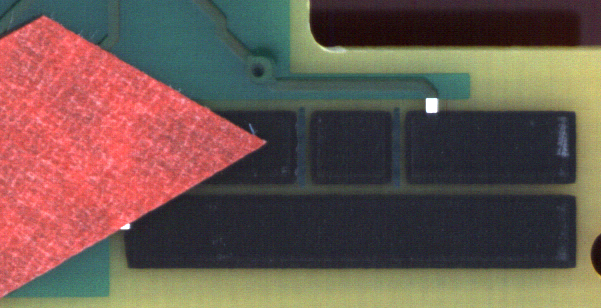
//> input picture fast_deblurring/TM.bmp, 601 x 308 px
$ ./main   (built with g++ and OpenCV 4)
//> lines starting //> are read from the running program, lines starting //| are printed output that depends on the picture
#include <opencv2/opencv.hpp>
#include <iostream>
#include <time.h>
#include "fftw3.h"

using namespace cv;
using namespace std;
#define Iteration_time 5
float const BOUND[] = {0.82, 0.4610, 0.2590,0.1450,0.0820 };
float const LEFT_LINE_P0[] = { 1.08715491833576,1.04404277230246,1.02198575258148,1.01061794069958,1.00489456979082};
float const LEFT_LINE_P1[] = {0.161872978061302,0.0670518176595489,0.0284143580342271,0.0120693414510977,0.00505846638184741 };
float const RIGHT_LINE_P0[] = {1.08715491833576,1.04404277230246,1.02198575258148,1.01061794069958,1.00489456979082 };
float const RIGHT_LINE_P1[] = {-0.161872978061305,-0.0670518176595504,-0.0284143580342275,-0.0120693414510978,-0.00505846638184776};

// [268 lines left out: functions circular_conv, divispectrum, Solve_w, dft_fftw, idft_fftw, fast_deblurring, not called in this run]
int main()
{
	Mat src_im,kernel,out[3],src[3],imout;

	imread("TM.BMP",CV_LOAD_IMAGE_COLOR    ).convertTo(src_im,CV_32F);
	src_im /=255;
	//Mat(src_im,Rect(0,0,10,10)).copyTo(src_im);
	imread("kernel4.png",CV_LOAD_IMAGE_GRAYSCALE ).convertTo(kernel,CV_32F);
//> kernel4.png cannot be read in this run, so this picture is empty
	//Mat(kernel,Rect(0,0,5,5)).copyTo(kernel);
	kernel /= 255;

	clock_t start,end;

	start = clock();

		split(src_im,src);
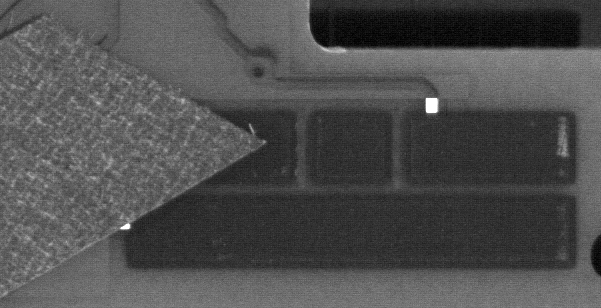
//> src[0]: 308 rows x 601 cols, CV_32FC1; min 0, max 1, mean 0.309
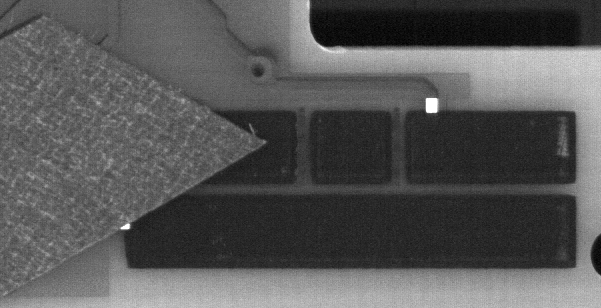
//> src[1]: 308 rows x 601 cols, CV_32FC1; min 0, max 1, mean 0.342
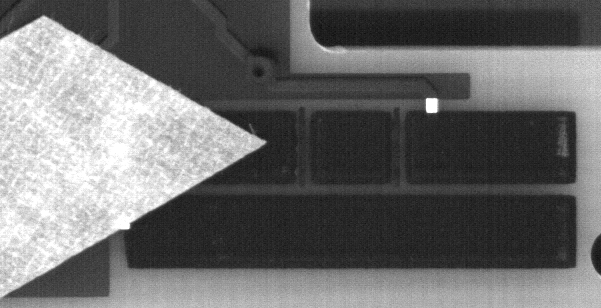
//> src[2]: 308 rows x 601 cols, CV_32FC1; min 0.0549, max 1, mean 0.428
		cout<<src_im.channels()<<endl;
//| 3
		for(int i =0;i<src_im.channels();i++)
		{
//> (the run ends here: the program needs code that is not available in this run, at `fast_deblurring(src[i],kernel,out[i]);`)
